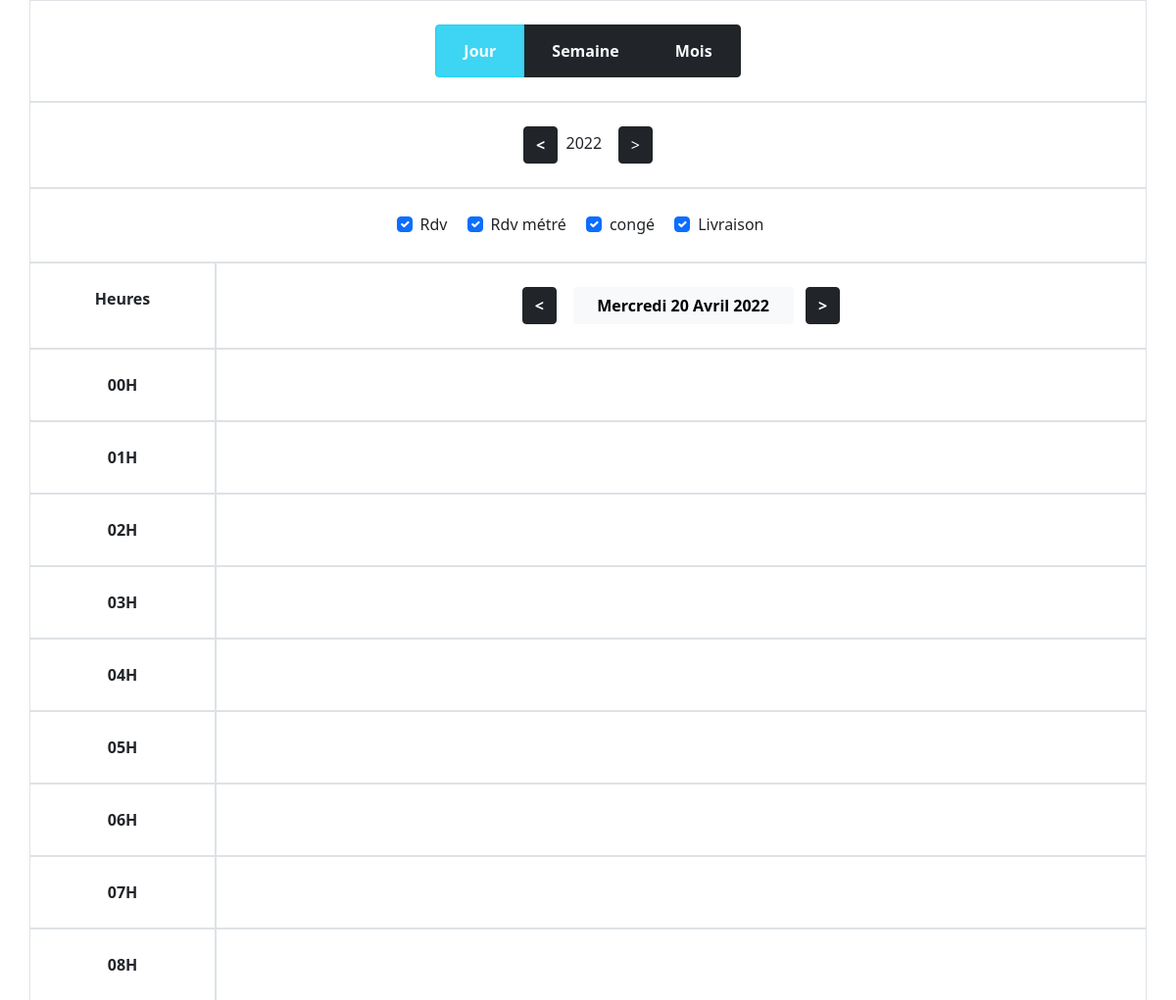
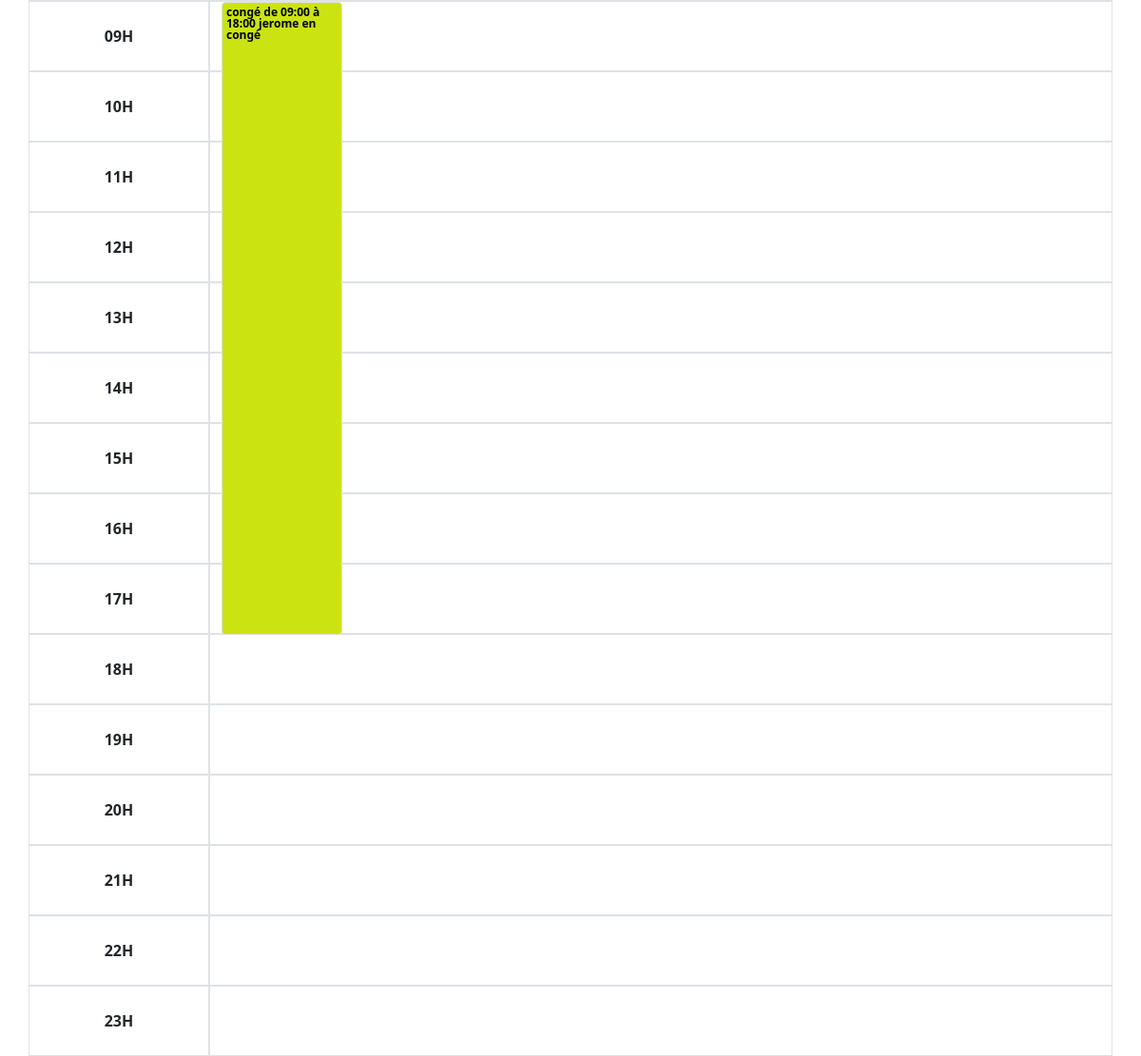
The app's page /vujour.php?d=20&m=4 with its own data (2 pictures, top to bottom).
### tables this page shows
CREATE TABLE IF NOT EXISTS `evenement`
(
    `Id_Evenement`        int(11) NOT NULL AUTO_INCREMENT,
    `Objet_Evenement`     varchar(50) DEFAULT NULL,
    `Contenu_Evenement`   text        DEFAULT NULL,
    `Url_Evenement`       text        DEFAULT NULL,
    `Datedebut_Evenement` datetime    DEFAULT NULL,
    `Datefin_Evenement`   datetime    DEFAULT NULL,
    `Id_TypeEvenement`    int(11)     DEFAULT NULL,
    PRIMARY KEY (`Id_Evenement`),
    KEY `Id_TypeEvenement` (`Id_TypeEvenement`)
);

CREATE TABLE IF NOT EXISTS `typeevenement`
(
    `Id_TypeEvenement`      int(11) NOT NULL AUTO_INCREMENT,
    `Nom_TypeEvenement`     varchar(50) DEFAULT NULL,
    `Couleur_TypeEvenement` varchar(50) DEFAULT NULL,
    `Id_Client`             int(11)     DEFAULT NULL,
    PRIMARY KEY (`Id_TypeEvenement`),
    KEY `Id_Client` (`Id_Client`)
);

### vujour.php (the view, shortened to what this page needs)
<?php
$db = Database::connect();
if (empty($_GET['d'])) {
    $day = date('d', strtotime(date('d')));
} else {
    $day = ($_GET['d'] < 10) ? '0' . $_GET['d'] : $_GET['d'];
}
if (empty($_GET['m'])) {
    $month = date('m', strtotime(date('m')));
} else {
    $month = ($_GET['m'] < 10) ? '0' . $_GET['m'] : $_GET['m'];
}
if (empty($_GET['y'])) {
    $year = date('Y', strtotime(date('Y')));
} else {
    $year = $_GET['y'];
}
$idclient = 1;
$tabjourLettre = [1 => 'Lundi', 2 => 'Mardi', 3 => 'Mercredi', 4 => 'Jeudi', 5 => 'Vendredi', 6 => 'Samedi', 7 => 'Dimanche'];
$tabMois = [1 => 'Janvier', 2 => "Février", 3 => "Mars", 4 => "Avril", 5 => "Mai", 6 => "Juin", 7 => "Juillet", 8 => "Août", 9 => "Septembre", 10 => "Octobre", 11 => "Novembre", 12 => "Décembre"];
$jourLettre = $tabjourLettre[strftime("%u", strtotime(date($year . '-' . $month . '-' . $day)))];
$reqjour = $db->prepare('select * from evenement join typeevenement t on evenement.Id_TypeEvenement = t.Id_TypeEvenement where YEAR(Datedebut_Evenement)=? and MONTH(Datedebut_Evenement)=? and YEAR(Datefin_Evenement)=? and MONTH(Datefin_Evenement)=?  and Id_Client=?');
$reqjour->execute(array($year, $month, $year, $month, $idclient));
$dateRdv = $reqjour->fetchAll();
function hex2rgb($hex)
{
    $hex = str_replace("#", "", $hex);
    if (strlen($hex) == 3) {
        $r = hexdec(substr($hex, 0, 1) . substr($hex, 0, 1));
        $g = hexdec(substr($hex, 1, 1) . substr($hex, 1, 1));
        $b = hexdec(substr($hex, 2, 1) . substr($hex, 2, 1));
    } else {
        $r = hexdec(substr($hex, 0, 2));
        $g = hexdec(substr($hex, 2, 2));
        $b = hexdec(substr($hex, 4, 2));
    }
    $rgb = '--rouge: ' . $r . '; --vert: ' . $g . '; --bleu: ' . $b . ';';
    return $rgb;
}
?>
<html lang="fr">
<head><title>Calendrier</title>
    <link href="https://cdn.jsdelivr.net/npm/bootstrap@5.0.2/dist/css/bootstrap.min.css" rel="stylesheet"
>
</head>
<body>
<div class="container">
    <div class="row">
        <div class="col-md-12 border text-center p-4">
            <div class="btn-group btn-group-toggle" data-toggle="buttons">
                <label class="btn btn-info active">
                    <a class="nav-link text-light fw-bold" href="#">Jour</a>
                </label>
                <label class="btn btn-dark ">
                    <a class="nav-link text-light fw-bold"
                       href="vusemaine.php?w=<?= date('W', strtotime($year . '-' . $month . '-' . $day)); ?>&y=<?= $year; ?>">Semaine</a>
                </label>
                <label class="btn btn-dark">
                    <a class="nav-link text-light fw-bold"
                       href="vumois.php?mois=<?= (int)$month; ?>&annee=<?= $year; ?>">Mois</a>
                </label>
            </div>
        </div>
        <div class="col-md-12 border text-center  p-4"><a class="btn btn-dark fw-bold"
                                                          href="vusemaine.php?w=1&amp;y=<?= $year - 1; ?>"><</a>&nbsp;&nbsp;<?php echo $year; ?>
            <a class="btn btn-dark" href="vusemaine.php?w=1&amp;y=<?php echo $year + 1; ?>">></a>
        </div>
        <div class="col-md-12 border text-center  p-4">
            <?php foreach ($dateRdv as $key => $rowcheck) { ?>
                <div class="form-check form-check-inline">
                    <input class="form-check-input" type="checkbox" id="check<?= $key; ?>" checked value="yes">
                    <label class="form-check-label"
                           for="check<?= $key; ?>"><?= $rowcheck['Nom_TypeEvenement']; ?></label>
                </div>
                <?php
            } ?>
        </div>
        <div class="col-md-2 border text-center fw-bold  p-4">Heures</div>
        <div class="col-md-10 border  p-4">
            <div class="text-center p-10">
                <a class="btn btn-dark fw-bold"
                   href="vujour.php?d=<?= (int)date('d', strtotime("-1 day", strtotime(date($year . '-' . $month . '-' . $day)))); ?>&amp;m=<?= (int)date('m', strtotime("-1 day", strtotime(date($year . '-' . $month . '-' . $day)))); ?>"><</a>
                <div class="btn btn-light w-25 fw-bold"> <?= $jourLettre; ?> <?= date('d', strtotime(date($year . '-' . $month . '-' . $day))); ?>
                    <?= $tabMois[(int)date('m', strtotime(date($year . '-' . $month . '-' . $day)))]; ?> <?= $year; ?></div>
                &nbsp;&nbsp;<a class="btn btn-dark fw-bold"
                               href="vujour.php?d=<?= (int)date('d', strtotime("+1 day", strtotime(date($year . '-' . $month . '-' . $day)))); ?>&amp;m=<?= (int)date('m', strtotime("+1 day", strtotime(date($year . '-' . $month . '-' . $day)))); ?>">></a>
            </div>
        </div>
        <?php
        $marginLeft = 0;
        for ($heure = 00; $heure < 24; $heure++) {
            ?>
            <div class="col-md-2 border text-center fw-bold p-4"> <?= ($heure < 10) ? '0' . $heure : $heure; ?>H</div>
            <div class="col-md-10 border">
                <?php
                $debH = DateTime::createFromFormat('H:i', ($heure < 10) ? '0' . $heure . ':00' : $heure . ':00');
                $finH = DateTime::createFromFormat('H:i', ($heure < 10) ? '0' . $heure . ':59' : $heure . ':59');
                $dateactuel = DateTime::createFromFormat('Y-m-d H:i:s', $year . '-' . $month . '-' . $day . ' ' . (($heure < 10) ? '0' . $heure : $heure) . ':00:00');
                $heuredebutTeste = $debH->format('H:i');
                $heurefinTeste = $finH->format('H:i');
                foreach ($dateRdv as $rowrdv) {
                    $debut = DateTime::createFromFormat('Y-m-d H:i:s', $rowrdv['Datedebut_Evenement']);
                    $fin = DateTime::createFromFormat('Y-m-d H:i:s', $rowrdv['Datefin_Evenement']);
                    $diff = $debut->diff($fin);
                    $heuredebut = $debut->format('H:i');
                    $heurefin = $fin->format('H:i');
                    ?>
                    <?php
                    if (date('Y-m-d', strtotime($rowrdv['Datedebut_Evenement'])) <= $dateactuel->format('Y-m-d') and date('Y-m-d', strtotime($rowrdv['Datefin_Evenement'])) >= $dateactuel->format('Y-m-d')) {
                        if ($heuredebut >= $heuredebutTeste and $heuredebut <= $heurefinTeste) {
                            ?>
                            <div title="<?= $rowrdv['Nom_TypeEvenement']; ?> de <?= $heuredebut; ?> à <?= $heurefin; ?> <?= $rowrdv['Nom_TypeEvenement']; ?>"
                                 class="badge rdv  eve<?= $rowrdv['Id_TypeEvenement']; ?>"
                                 style="<?= hex2rgb($rowrdv['Couleur_TypeEvenement']); ?>height:
                                 <?php if ($diff->format('%h') > 0) {
                                     echo (int)$diff->format('%h') * 74;
                                 } else {
                                     echo 45;
                                 } ?>px;margin-top: <?php if ($debut->format('i') > 0) {
                                     echo $debut->format('i');
                                 } else {
                                     echo 0;
                                 } ?>px; margin-left: <?= ($marginLeft > 0) ? $marginLeft * 134 : $marginLeft; ?>px; background-color: <?= $rowrdv['Couleur_TypeEvenement']; ?>;">
                                <?= $rowrdv['Nom_TypeEvenement']; ?> de <?= $heuredebut; ?>
                                à <?= $heurefin; ?> <?= $rowrdv['Objet_Evenement']; ?> <?= $rowrdv['Contenu_Evenement']; ?>
                            </div>
                            <?php
                            $marginLeft++;
                        }
                    }
                    ?>
                    <?php
                }
                ?>
            </div>
            <?php
        }
        ?>
    </div>
</div>
</body>
</html>

### vujour.php (style rules this page uses)
.rdv { min-height: 45px; width: 127px; position: absolute; white-space: normal; text-align: left; padding: 4px; border: 1px solid #dee2e6 !important; --rouge: 255; --vert: 255; --bleu: 255; background: rgb(var(--rouge), var(--vert), var(--bleu)); --luminosite: calc((var(--rouge) * 299 + var(--vert) * 587 + var(--bleu) * 114) / 1000); --couleur: calc((var(--luminosite) - 128) * -255000); color: rgb(var(--couleur), var(--couleur), var(--couleur)); }

### records on screen
evenement: Id_TypeEvenement.Nom_TypeEvenement "Rdv"
evenement: Id_TypeEvenement.Nom_TypeEvenement "Rdv métré"
evenement: Id_TypeEvenement.Nom_TypeEvenement "congé", Datedebut_Evenement "09:00", Datefin_Evenement "18:00", Objet_Evenement "jerome", Contenu_Evenement "en congé"
evenement: Id_TypeEvenement.Nom_TypeEvenement "Livraison"

### other values on screen
$year "2022"
$jourLettre "Mercredi"
date('d', strtotime(date($year . '-' . $month . '-' . $day))) "20"
